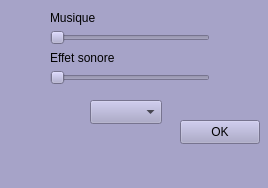
<?xml version="1.0" encoding="UTF-8"?>
<ui version="4.0">
 <class>setting</class>
 <widget class="QMainWindow" name="setting">
  <property name="geometry">
   <rect>
    <x>0</x>
    <y>0</y>
    <width>268</width>
    <height>188</height>
   </rect>
  </property>
  <property name="minimumSize">
   <size>
    <width>268</width>
    <height>188</height>
   </size>
  </property>
  <property name="maximumSize">
   <size>
    <width>268</width>
    <height>188</height>
   </size>
  </property>
  <property name="windowTitle">
   <string>Setting</string>
  </property>
  <property name="styleSheet">
   <string notr="true">background-color: rgb(166, 163, 200);</string>
  </property>
  <widget class="QWidget" name="centralwidget">
   <widget class="QComboBox" name="list_port">
    <property name="geometry">
     <rect>
      <x>90</x>
      <y>100</y>
      <width>72</width>
      <height>24</height>
     </rect>
    </property>
   </widget>
   <widget class="QSlider" name="musique">
    <property name="geometry">
     <rect>
      <x>50</x>
      <y>30</y>
      <width>160</width>
      <height>16</height>
     </rect>
    </property>
    <property name="maximum">
     <number>100</number>
    </property>
    <property name="singleStep">
     <number>1</number>
    </property>
    <property name="value">
     <number>0</number>
    </property>
    <property name="orientation">
     <enum>Qt::Horizontal</enum>
    </property>
   </widget>
   <widget class="QSlider" name="effet_sonore">
    <property name="geometry">
     <rect>
      <x>50</x>
      <y>70</y>
      <width>160</width>
      <height>16</height>
     </rect>
    </property>
    <property name="maximum">
     <number>100</number>
    </property>
    <property name="orientation">
     <enum>Qt::Horizontal</enum>
    </property>
   </widget>
   <widget class="QPushButton" name="pushButton">
    <property name="geometry">
     <rect>
      <x>180</x>
      <y>120</y>
      <width>80</width>
      <height>24</height>
     </rect>
    </property>
    <property name="text">
     <string>OK</string>
    </property>
   </widget>
   <widget class="QLabel" name="label">
    <property name="geometry">
     <rect>
      <x>150</x>
      <y>10</y>
      <width>101</width>
      <height>16</height>
     </rect>
    </property>
    <property name="text">
     <string/>
    </property>
   </widget>
   <widget class="QLabel" name="label_2">
    <property name="geometry">
     <rect>
      <x>150</x>
      <y>50</y>
      <width>111</width>
      <height>16</height>
     </rect>
    </property>
    <property name="text">
     <string/>
    </property>
   </widget>
   <widget class="QLabel" name="label_3">
    <property name="geometry">
     <rect>
      <x>50</x>
      <y>10</y>
      <width>49</width>
      <height>16</height>
     </rect>
    </property>
    <property name="text">
     <string>Musique</string>
    </property>
   </widget>
   <widget class="QLabel" name="label_4">
    <property name="geometry">
     <rect>
      <x>50</x>
      <y>50</y>
      <width>71</width>
      <height>16</height>
     </rect>
    </property>
    <property name="text">
     <string>Effet sonore</string>
    </property>
   </widget>
  </widget>
  <widget class="QMenuBar" name="menubar">
   <property name="geometry">
    <rect>
     <x>0</x>
     <y>0</y>
     <width>268</width>
     <height>21</height>
    </rect>
   </property>
  </widget>
  <widget class="QStatusBar" name="statusbar"/>
 </widget>
 <resources/>
 <connections/>
</ui>
